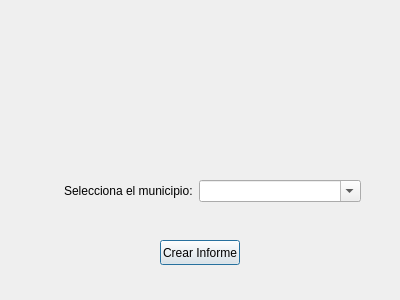
<?xml version="1.0" encoding="UTF-8"?>
<ui version="4.0">
 <class>dlgInformeProp</class>
 <widget class="QDialog" name="dlgInformeProp">
  <property name="geometry">
   <rect>
    <x>0</x>
    <y>0</y>
    <width>400</width>
    <height>300</height>
   </rect>
  </property>
  <property name="windowTitle">
   <string>Informe Propiedades</string>
  </property>
  <widget class="QPushButton" name="btnInformeProp">
   <property name="geometry">
    <rect>
     <x>160</x>
     <y>240</y>
     <width>80</width>
     <height>25</height>
    </rect>
   </property>
   <property name="text">
    <string>Crear Informe</string>
   </property>
  </widget>
  <widget class="QLabel" name="label_2">
   <property name="geometry">
    <rect>
     <x>130</x>
     <y>20</y>
     <width>151</width>
     <height>121</height>
    </rect>
   </property>
   <property name="text">
    <string/>
   </property>
   <property name="pixmap">
    <pixmap>../img/inmoteis.ico</pixmap>
   </property>
   <property name="scaledContents">
    <bool>true</bool>
   </property>
  </widget>
  <widget class="QWidget" name="layoutWidget">
   <property name="geometry">
    <rect>
     <x>30</x>
     <y>180</y>
     <width>331</width>
     <height>22</height>
    </rect>
   </property>
   <layout class="QHBoxLayout" name="horizontalLayout">
    <item alignment="Qt::AlignRight">
     <widget class="QLabel" name="label">
      <property name="text">
       <string>Selecciona el municipio:</string>
      </property>
     </widget>
    </item>
    <item>
     <widget class="QComboBox" name="cmbInformProp">
      <property name="editable">
       <bool>true</bool>
      </property>
     </widget>
    </item>
   </layout>
  </widget>
 </widget>
 <resources/>
 <connections/>
</ui>
